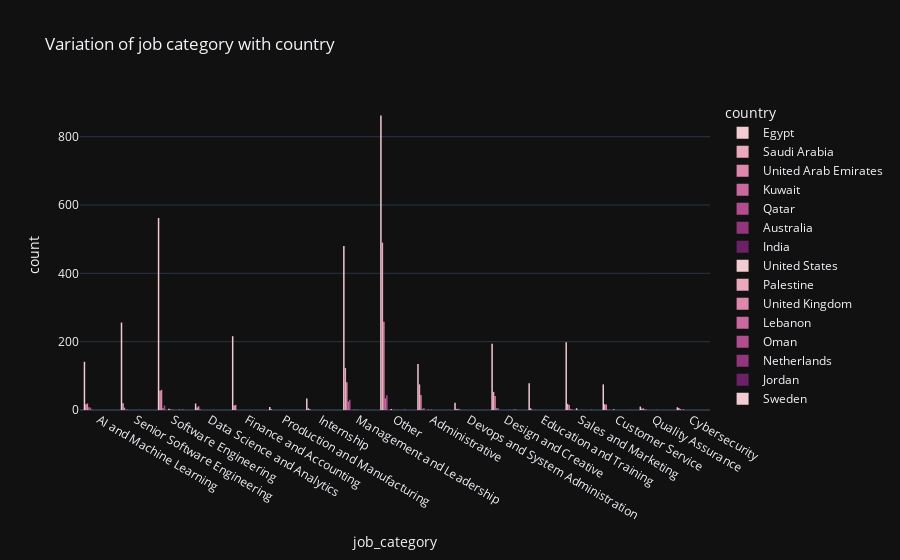

This figure's notebook cell:
### Code cell
fig= px.histogram(df,x='job_category',color='country',barmode='group',color_discrete_sequence=px.colors.sequential.Magenta,template='plotly_dark',title='Variation of job category with country')
fig.show()
#the top categories in Egypt forexample is other then software engineering and so on..

### Figure 1 — Plotly figure (JSON) as saved in the notebook; plotly's stock layout.template omitted (floating-point values rounded to 4 significant figures; data arrays with more than 128 entries replaced by an {"elided": "..."} marker saying what was removed)
{"data": [{"alignmentgroup": "True", "bingroup": "x", "hovertemplate": "country=Egypt<br>job_category=%{x}<br>count=%{y}<extra></extra>", "legendgroup": "Egypt", "marker": {"color": "rgb(243, 203, 211)", "pattern": {"shape": ""}}, "name": "Egypt", "offsetgroup": "Egypt", "orientation": "v", "showlegend": true, "type": "histogram", "x": {"elided": "3298 str values"}, "xaxis": "x", "yaxis": "y"}, {"alignmentgroup": "True", "bingroup": "x", "hovertemplate": "country=Saudi Arabia<br>job_category=%{x}<br>count=%{y}<extra></extra>", "legendgroup": "Saudi Arabia", "marker": {"color": "rgb(234, 169, 189)", "pattern": {"shape": ""}}, "name": "Saudi Arabia", "offsetgroup": "Saudi Arabia", "orientation": "v", "showlegend": true, "type": "histogram", "x": {"elided": "914 str values"}, "xaxis": "x", "yaxis": "y"}, {"alignmentgroup": "True", "bingroup": "x", "hovertemplate": "country=United Arab Emirates<br>job_category=%{x}<br>count=%{y}<extra></extra>", "legendgroup": "United Arab Emirates", "marker": {"color": "rgb(221, 136, 172)", "pattern": {"shape": ""}}, "name": "United Arab Emirates", "offsetgroup": "United Arab Emirates", "orientation": "v", "showlegend": true, "type": "histogram", "x": {"elided": "582 str values"}, "xaxis": "x", "yaxis": "y"}, {"alignmentgroup": "True", "bingroup": "x", "hovertemplate": "country=Kuwait<br>job_category=%{x}<br>count=%{y}<extra></extra>", "legendgroup": "Kuwait", "marker": {"color": "rgb(202, 105, 157)", "pattern": {"shape": ""}}, "name": "Kuwait", "offsetgroup": "Kuwait", "orientation": "v", "showlegend": true, "type": "histogram", "x": ["Software Engineering", "Other", "Data Science and Analytics", "Management and Leadership", "Management and Leadership", "Quality Assurance", "Management and Leadership", "Software Engineering", "Management and Leadership", "Other", "AI and Machine Learning", "Software Engineering", "Other", "Other", "Management and Leadership", "AI and Machine Learning", "Management and Leadership", "Other", "AI and Machine Learning", "Other", "Management and Leadership", "Management and Leadership", "Other", "Other", "Software Engineering", "Other", "Other", "Quality Assurance", "Other", "Other", "Other", "Other", "Management and Leadership", "Management and Leadership", "Management and Leadership", "Other", "Management and Leadership", "Other", "Management and Leadership", "AI and Machine Learning", "Sales and Marketing", "Software Engineering", "Management and Leadership", "Design and Creative", "Design and Creative", "AI and Machine Learning", "Management and Leadership", "Other", "AI and Machine Learning", "Other", "Other", "Other", "Administrative", "Design and Creative", "Administrative", "Design and Creative", "Administrative", "Other", "Other", "Other", "Other", "Management and Leadership", "Management and Leadership", "Customer Service", "Data Science and Analytics", "Software Engineering", "Other", "Other", "Other", "Other", "Other", "Management and Leadership", "Management and Leadership", "Sales and Marketing", "Sales and Marketing", "Other", "Other", "Other", "AI and Machine Learning", "Design and Creative", "Management and Leadership", "Management and Leadership", "Management and Leadership", "Management and Leadership", "Management and Leadership", "Devops and System Administration", "Devops and System Administration", "Other", "AI and Machine Learning", "Cybersecurity", "Management and Leadership", "Other"], "xaxis": "x", "yaxis": "y"}, {"alignmentgroup": "True", "bingroup": "x", "hovertemplate": "country=Qatar<br>job_category=%{x}<br>count=%{y}<extra></extra>", "legendgroup": "Qatar", "marker": {"color": "rgb(177, 77, 142)", "pattern": {"shape": ""}}, "name": "Qatar", "offsetgroup": "Qatar", "orientation": "v", "showlegend": true, "type": "histogram", "x": ["Other", "Other", "Software Engineering", "AI and Machine Learning", "Cybersecurity", "Management and Leadership", "AI and Machine Learning", "Management and Leadership", "Management and Leadership", "Software Engineering", "Management and Leadership", "Software Engineering", "Administrative", "Software Engineering", "Design and Creative", "Other", "Software Engineering", "Other", "Software Engineering", "Administrative", "Software Engineering", "Management and Leadership", "Other", "Software Engineering", "Software Engineering", "Management and Leadership", "Management and Leadership", "Administrative", "Other", "AI and Machine Learning", "Management and Leadership", "Software Engineering", "Management and Leadership", "Senior Software Engineering", "Software Engineering", "Other", "Other", "Management and Leadership", "Other", "Other", "Management and Leadership", "Management and Leadership", "Quality Assurance", "Software Engineering", "Management and Leadership", "Senior Software Engineering", "Management and Leadership", "Software Engineering", "Management and Leadership", "Other", "Other", "Other", "Other", "Management and Leadership", "Management and Leadership", "Management and Leadership", "Customer Service", "AI and Machine Learning", "Other", "Other", "Other", "Administrative", "Other", "Other", "Management and Leadership", "Management and Leadership", "Management and Leadership", "Design and Creative", "Administrative", "Other", "Other", "Other", "Design and Creative", "Quality Assurance", "Design and Creative", "Other", "Other", "AI and Machine Learning", "Other", "Other", "Other", "Other", "Other", "Other", "Other", "AI and Machine Learning", "Other", "Other", "Administrative", "Sales and Marketing", "Other", "Design and Creative", "Management and Leadership", "Sales and Marketing", "Cybersecurity", "Other", "Management and Leadership", "Management and Leadership", "Management and Leadership", "Other", "Other", "Management and Leadership", "Other", "Management and Leadership", "Other", "AI and Machine Learning", "Management and Leadership", "Management and Leadership", "Other", "Devops and System Administration", "Management and Leadership", "Education and Training", "Design and Creative", "Other", "Cybersecurity", "Other", "Other"], "xaxis": "x", "yaxis": "y"}, {"alignmentgroup": "True", "bingroup": "x", "hovertemplate": "country=Australia<br>job_category=%{x}<br>count=%{y}<extra></extra>", "legendgroup": "Australia", "marker": {"color": "rgb(145, 53, 125)", "pattern": {"shape": ""}}, "name": "Australia", "offsetgroup": "Australia", "orientation": "v", "showlegend": true, "type": "histogram", "x": ["AI and Machine Learning", "Sales and Marketing", "AI and Machine Learning", "Internship"], "xaxis": "x", "yaxis": "y"}, {"alignmentgroup": "True", "bingroup": "x", "hovertemplate": "country=India<br>job_category=%{x}<br>count=%{y}<extra></extra>", "legendgroup": "India", "marker": {"color": "rgb(108, 33, 103)", "pattern": {"shape": ""}}, "name": "India", "offsetgroup": "India", "orientation": "v", "showlegend": true, "type": "histogram", "x": ["Sales and Marketing", "Software Engineering", "Sales and Marketing", "Other"], "xaxis": "x", "yaxis": "y"}, {"alignmentgroup": "True", "bingroup": "x", "hovertemplate": "country=United States<br>job_category=%{x}<br>count=%{y}<extra></extra>", "legendgroup": "United States", "marker": {"color": "rgb(243, 203, 211)", "pattern": {"shape": ""}}, "name": "United States", "offsetgroup": "United States", "orientation": "v", "showlegend": true, "type": "histogram", "x": ["Sales and Marketing", "Software Engineering", "Software Engineering", "Software Engineering", "Software Engineering", "Sales and Marketing", "Sales and Marketing", "Customer Service", "Other", "Sales and Marketing", "Administrative", "Sales and Marketing", "Other", "Other", "Management and Leadership", "Customer Service"], "xaxis": "x", "yaxis": "y"}, {"alignmentgroup": "True", "bingroup": "x", "hovertemplate": "country=Palestine<br>job_category=%{x}<br>count=%{y}<extra></extra>", "legendgroup": "Palestine", "marker": {"color": "rgb(234, 169, 189)", "pattern": {"shape": ""}}, "name": "Palestine", "offsetgroup": "Palestine", "orientation": "v", "showlegend": true, "type": "histogram", "x": ["Software Engineering"], "xaxis": "x", "yaxis": "y"}, {"alignmentgroup": "True", "bingroup": "x", "hovertemplate": "country=United Kingdom<br>job_category=%{x}<br>count=%{y}<extra></extra>", "legendgroup": "United Kingdom", "marker": {"color": "rgb(221, 136, 172)", "pattern": {"shape": ""}}, "name": "United Kingdom", "offsetgroup": "United Kingdom", "orientation": "v", "showlegend": true, "type": "histogram", "x": ["Software Engineering", "Other", "Management and Leadership", "Administrative"], "xaxis": "x", "yaxis": "y"}, {"alignmentgroup": "True", "bingroup": "x", "hovertemplate": "country=Lebanon<br>job_category=%{x}<br>count=%{y}<extra></extra>", "legendgroup": "Lebanon", "marker": {"color": "rgb(202, 105, 157)", "pattern": {"shape": ""}}, "name": "Lebanon", "offsetgroup": "Lebanon", "orientation": "v", "showlegend": true, "type": "histogram", "x": ["Software Engineering"], "xaxis": "x", "yaxis": "y"}, {"alignmentgroup": "True", "bingroup": "x", "hovertemplate": "country=Oman<br>job_category=%{x}<br>count=%{y}<extra></extra>", "legendgroup": "Oman", "marker": {"color": "rgb(177, 77, 142)", "pattern": {"shape": ""}}, "name": "Oman", "offsetgroup": "Oman", "orientation": "v", "showlegend": true, "type": "histogram", "x": ["Quality Assurance", "Other"], "xaxis": "x", "yaxis": "y"}, {"alignmentgroup": "True", "bingroup": "x", "hovertemplate": "country=Netherlands<br>job_category=%{x}<br>count=%{y}<extra></extra>", "legendgroup": "Netherlands", "marker": {"color": "rgb(145, 53, 125)", "pattern": {"shape": ""}}, "name": "Netherlands", "offsetgroup": "Netherlands", "orientation": "v", "showlegend": true, "type": "histogram", "x": ["Software Engineering", "Design and Creative"], "xaxis": "x", "yaxis": "y"}, {"alignmentgroup": "True", "bingroup": "x", "hovertemplate": "country=Jordan<br>job_category=%{x}<br>count=%{y}<extra></extra>", "legendgroup": "Jordan", "marker": {"color": "rgb(108, 33, 103)", "pattern": {"shape": ""}}, "name": "Jordan", "offsetgroup": "Jordan", "orientation": "v", "showlegend": true, "type": "histogram", "x": ["Sales and Marketing", "Senior Software Engineering", "Design and Creative", "Other"], "xaxis": "x", "yaxis": "y"}, {"alignmentgroup": "True", "bingroup": "x", "hovertemplate": "country=Sweden<br>job_category=%{x}<br>count=%{y}<extra></extra>", "legendgroup": "Sweden", "marker": {"color": "rgb(243, 203, 211)", "pattern": {"shape": ""}}, "name": "Sweden", "offsetgroup": "Sweden", "orientation": "v", "showlegend": true, "type": "histogram", "x": ["Software Engineering"], "xaxis": "x", "yaxis": "y"}, {"alignmentgroup": "True", "bingroup": "x", "hovertemplate": "country=Bahrain<br>job_category=%{x}<br>count=%{y}<extra></extra>", "legendgroup": "Bahrain", "marker": {"color": "rgb(234, 169, 189)", "pattern": {"shape": ""}}, "name": "Bahrain", "offsetgroup": "Bahrain", "orientation": "v", "showlegend": true, "type": "histogram", "x": ["Design and Creative"], "xaxis": "x", "yaxis": "y"}, {"alignmentgroup": "True", "bingroup": "x", "hovertemplate": "country=Iraq<br>job_category=%{x}<br>count=%{y}<extra></extra>", "legendgroup": "Iraq", "marker": {"color": "rgb(221, 136, 172)", "pattern": {"shape": ""}}, "name": "Iraq", "offsetgroup": "Iraq", "orientation": "v", "showlegend": true, "type": "histogram", "x": ["Other", "Software Engineering", "Design and Creative"], "xaxis": "x", "yaxis": "y"}, {"alignmentgroup": "True", "bingroup": "x", "hovertemplate": "country=Canada<br>job_category=%{x}<br>count=%{y}<extra></extra>", "legendgroup": "Canada", "marker": {"color": "rgb(202, 105, 157)", "pattern": {"shape": ""}}, "name": "Canada", "offsetgroup": "Canada", "orientation": "v", "showlegend": true, "type": "histogram", "x": ["Software Engineering", "Sales and Marketing"], "xaxis": "x", "yaxis": "y"}, {"alignmentgroup": "True", "bingroup": "x", "hovertemplate": "country=Turkey<br>job_category=%{x}<br>count=%{y}<extra></extra>", "legendgroup": "Turkey", "marker": {"color": "rgb(177, 77, 142)", "pattern": {"shape": ""}}, "name": "Turkey", "offsetgroup": "Turkey", "orientation": "v", "showlegend": true, "type": "histogram", "x": ["Customer Service"], "xaxis": "x", "yaxis": "y"}, {"alignmentgroup": "True", "bingroup": "x", "hovertemplate": "country=Mozambique<br>job_category=%{x}<br>count=%{y}<extra></extra>", "legendgroup": "Mozambique", "marker": {"color": "rgb(145, 53, 125)", "pattern": {"shape": ""}}, "name": "Mozambique", "offsetgroup": "Mozambique", "orientation": "v", "showlegend": true, "type": "histogram", "x": ["Other"], "xaxis": "x", "yaxis": "y"}], "layout": {"barmode": "group", "legend": {"title": {"text": "country"}, "tracegroupgap": 0}, "title": {"text": "Variation of job category with country"}, "xaxis": {"anchor": "y", "domain": [0, 1], "title": {"text": "job_category"}}, "yaxis": {"anchor": "x", "domain": [0, 1], "title": {"text": "count"}}}}
